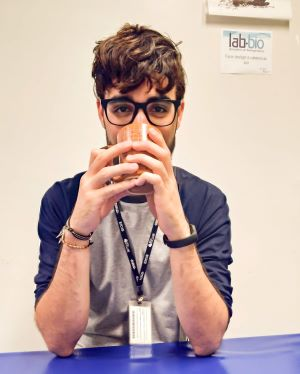
#> input picture OpenCV/Imagens/klysman.jpg, 300 x 374 px, found by its file name
$ jupyter execute 'Imagem_P&B,_Manipulação_de_Pixels_e_Região_de_Interesse.ipynb'
#> lines starting #> are read from the running program, lines starting #| are printed output that depends on the picture
[cell 1]
import numpy as np
import cv2
from matplotlib import pyplot as plt

##Criando função para plotar imagens com o matplotlib

[cell 2]
def showImage(img):
  img = cv2.cvtColor(img, cv2.COLOR_BGR2RGB)
  plt.imshow(img)
  plt.show()

##Função Principal

[cell 3]
obj_img = cv2.imread("klysman.jpg")
#> obj_img is the input picture: shape (374, 300, 3); mean B, G, R 169.5, 174.1, 195.1
altura, largura, canais = obj_img.shape
#> altura = 374; largura = 300; canais = 3

print("Dimensões da imagem: " + str(largura) + "x" + str(altura))
#| Dimensões da imagem: 300x374
print("Canais de cores: ", canais)
#| Canais de cores:  3

showImage(obj_img)

##Alterando os canais de cores por FOR

[cell 4]
def getColor(img, x , y):
  return img.item(y,x,0), img.item(y,x,1), img.item(y,x,2)

def setColor(img,x,y,b,g,r):
  img.itemset((y,x,0),b)
  img.itemset((y,x,1),g)
  img.itemset((y,x,2),r)

  return img

for y in range(0, altura):
  for x in range(0, largura):

    #obj_img.itemset((y, x, 0), 0)
    #obj_img.itemset((y, x, 1), 0)

    azul, verde, vermelho = getColor(obj_img,x,y)
    setColor(obj_img, x, y, 0, verde, vermelho)
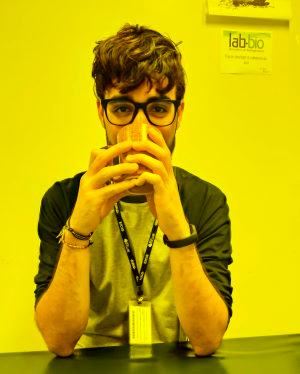
#> obj_img: shape (374, 300, 3); mean B, G, R 0, 174.1, 195.1

showImage(obj_img)

##Salvando a imagem modificada em novo formato

[cell 5]
cv2.imwrite("fotomodificada.png", obj_img)

obj_img.shape
#> Out = (374, 300, 3)

##Estraindo informação de interesse da imagem

[cell 6]
corte = obj_img[200:200+174, 200:200+100]
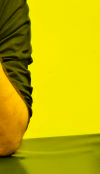
#> corte: shape (174, 100, 3); mean B, G, R 0, 180.3, 194.2

showImage(corte)
